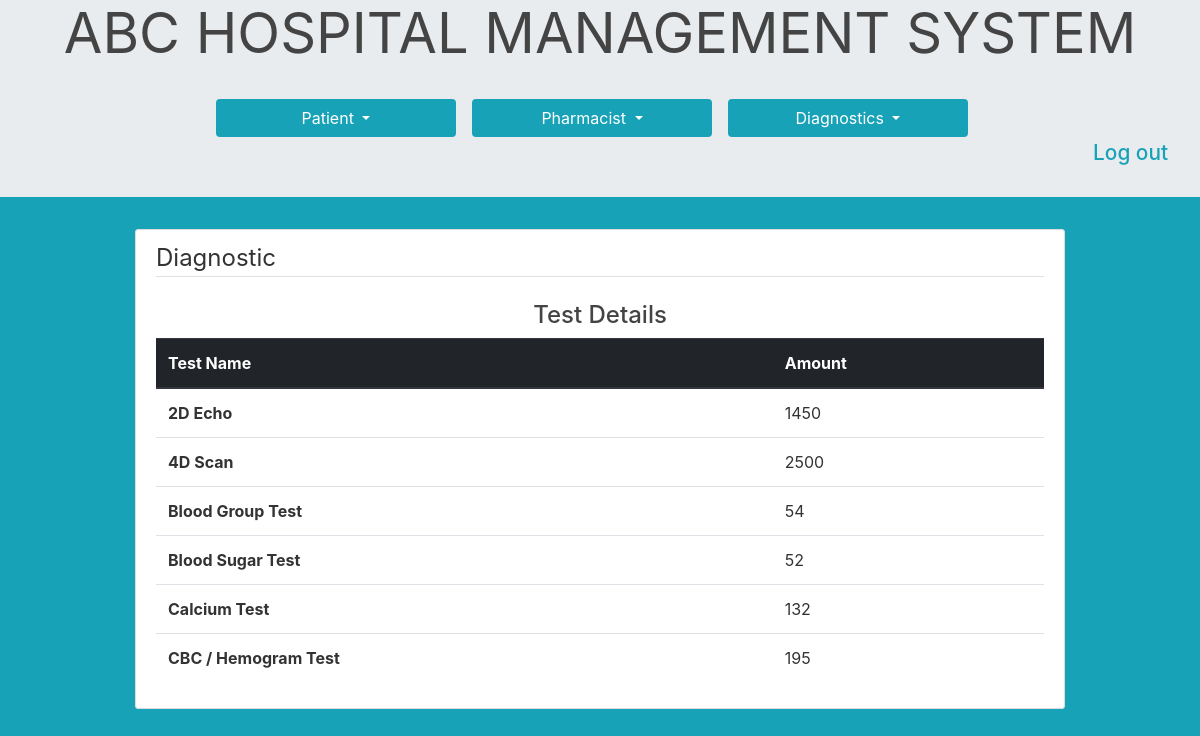
Screenshot of /all_tests (signed in) with the database file from the repository.
### hms/models.py (models this page shows)
class Diagnostic(db.Model):
    id = db.Column(db.Integer, primary_key=True)
    name = db.Column(db.String(20), unique=True, nullable=False)
    charge = db.Column(db.Integer(), nullable=False)

### hms/routes.py (the view)
@app.route("/all_tests")
@login_required
def diagnosticDetails():
    tests = Diagnostic.query.all()
    return render_template('diagnostic_details.html', tests=tests)

### hms/models.py (called while the page is built)
@login_manager.user_loader
def load_user(user_id):
    return UserStore.query.get(int(user_id))

### hms/templates/diagnostic_details.html
{% extends "base.html" %}
{% block content%}
<div class="content-section">
    <legend class="border-bottom mb-4">Diagnostic</legend>
    <div>
        <h4 class="text-center mt-3">Test Details</h4>
        <table class="table">
            <thead class="thead-dark">
                <tr>
                  <th scope="col">Test Name</th>
                  <th scope="col">Amount</th>
                </tr>
            </thead>
            <tbody>
                {% for test in tests %}
                <tr>
                    <th scope="row">{{ test.name }}</th>
                    <td>{{ test.charge }}</td>
                </tr>
                {% endfor %}
            </tbody>
        </table>
    </div>
</div>
{%endblock content%}

### hms/static/main.css (style rules this page uses)
body { background: #fafafa; color: #333333; padding-top: 0; }
h1, h2, h3, h4, h5, h6 { color: #444444; }
.content-section { background: #ffffff; padding: 10px 20px; border: 1px solid #dddddd; border-radius: 3px; margin-bottom: 20px; }

### rows the page displays
Diagnostic: name "2D Echo", charge "1450"
Diagnostic: name "4D Scan", charge "2500"
Diagnostic: name "Blood Group Test", charge "54"
Diagnostic: name "Blood Sugar Test", charge "52"
Diagnostic: name "Calcium Test", charge "132"
Diagnostic: name "CBC / Hemogram Test", charge "195"
